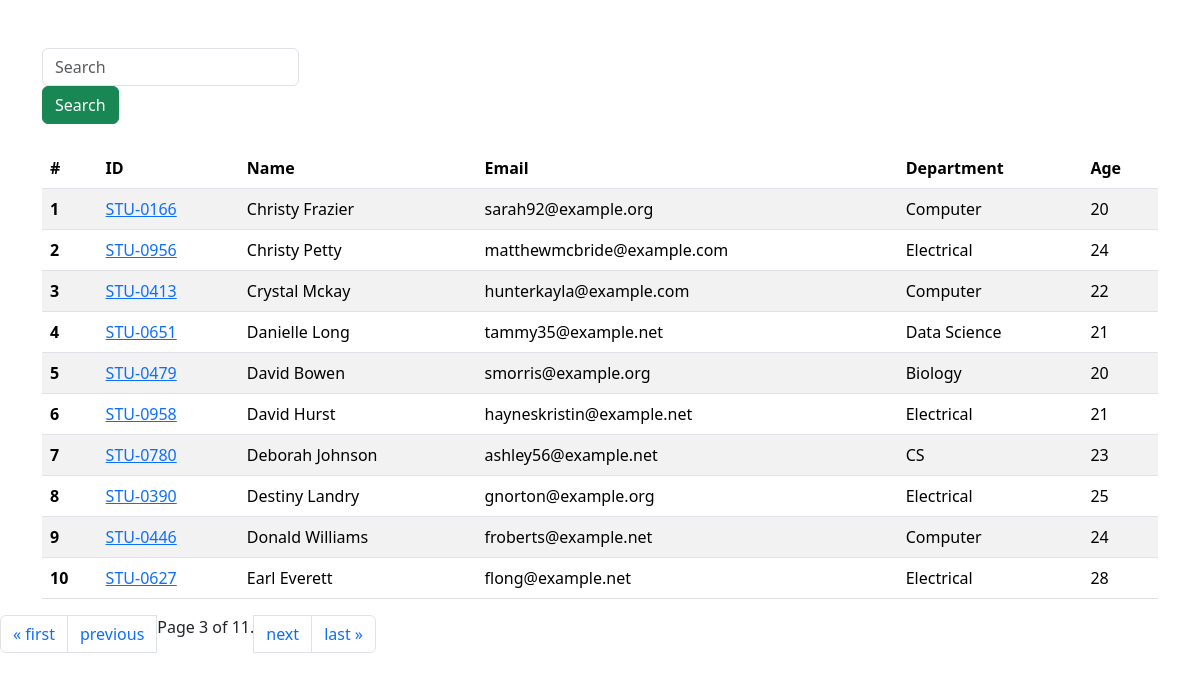
/?page=3, run on the app's committed database.
### app1/models.py (models this page shows, shortened)
class Student(models.Model):
    department = models.ForeignKey(Department, related_name="depart", on_delete=models.CASCADE)
    student_id = models.OneToOneField(StudentID, related_name="studentid", on_delete=models.SET_NULL, null=True)
    student_name = models.CharField(max_length=100)
    student_email = models.EmailField(unique=True)
    student_age = models.IntegerField(default=10)
    student_address = models.TextField()
    class Meta:
        ordering = ['student_name']
        verbose_name = "student"

class StudentID(models.Model):
    student_id = models.CharField(max_length=100)
    def __str__(self):
        return self.student_id

class Department(models.Model):
    department = models.CharField(max_length=100)
    def __str__(self):
        return self.department
    class Meta:
        ordering = ['department']

### app1/views.py (the view, shortened to what this page needs)
# urls.py: path('', get_students, name='get_students'),
def get_students(request):
    queryset = Student.objects.all()
    paginator = Paginator(queryset, 10)
    page_number = request.GET.get("page", 1)
    page_obj = paginator.get_page(page_number)
    return render(request, 'students.html', {'queryset': page_obj})

### templates/students.html
{%  extends 'base.html' %}
{%  block start %}
{% load static %}
<div id="login" class="container mt-5">
    <form class=" mb-4">
        <div class = "col-md-6">
            <label>
                <input class="form-control" name ='search' placeholder="Search">
            </label>
        </div>
        <div class="col-md-6">
            <button class="btn btn-success">Search</button>
        </div>
    </form>
<table class="table table-striped">
  <thead>
    <tr>
       <th scope="col">#</th>
      <th scope="col">ID</th>
      <th scope="col">Name</th>
      <th scope="col">Email</th>
      <th scope="col">Department</th>
      <th scope="col">Age</th>
    </tr>
  </thead>
  <tbody>
  {% for student in queryset %}
    <tr>
      <th scope="row">{{ forloop.counter }}</th>
      <td><a href="{% url 'see_marks' student.student_id %}">
          {{ student.student_id }}</a></td>
      <td>{{ student.student_name }}</td>
      <td>{{ student.student_email }}</td>
    <td>{{ student.department }}</td>
    <td>{{ student.student_age }}</td>
    </tr>
      {% endfor %}
  </tbody>
</table>
</div>
<nav aria-label="Page navigation example">
  <ul class="pagination">
        {% if queryset.has_previous %}
            <li class="page-item"><a class="page-link" href="?page=1">&laquo; first</a></li>
             <li class="page-item"><a class="page-link" href="?page={{ queryset.previous_page_number }}">previous</a></li>
        {% endif %}
        <span class="current">
            Page {{ queryset.number }} of {{ queryset.paginator.num_pages }}.
        </span>
        {% if queryset.has_next %}
             <li class="page-item"><a class="page-link" href="?page={{ queryset.next_page_number }}">next</a></li>
             <li class="page-item"><a class="page-link" href="?page={{ queryset.paginator.num_pages }}">last &raquo;</a></li>
        {% endif %}
  </ul>
</nav>
{% endblock %}

### data on the page
Student: student_id "STU-0166", student_name "Christy Frazier", student_email "sarah92@example.org", department "Computer", student_age "20"
Student: student_id "STU-0956", student_name "Christy Petty", student_email "matthewmcbride@example.com", department "Electrical", student_age "24"
Student: student_id "STU-0413", student_name "Crystal Mckay", student_email "hunterkayla@example.com", department "Computer", student_age "22"
Student: student_id "STU-0651", student_name "Danielle Long", student_email "tammy35@example.net", department "Data Science", student_age "21"
Student: student_id "STU-0479", student_name "David Bowen", student_email "smorris@example.org", department "Biology", student_age "20"
Student: student_id "STU-0958", student_name "David Hurst", student_email "hayneskristin@example.net", department "Electrical", student_age "21"
Student: student_id "STU-0780", student_name "Deborah Johnson", student_email "ashley56@example.net", department "CS", student_age "23"
Student: student_id "STU-0390", student_name "Destiny Landry", student_email "gnorton@example.org", department "Electrical", student_age "25"
Student: student_id "STU-0446", student_name "Donald Williams", student_email "froberts@example.net", department "Computer", student_age "24"
Student: student_id "STU-0627", student_name "Earl Everett", student_email "flong@example.net", department "Electrical", student_age "28"

### other printed values
{{ queryset.number }} "3"
{{ queryset.paginator.num_pages }} "11"
